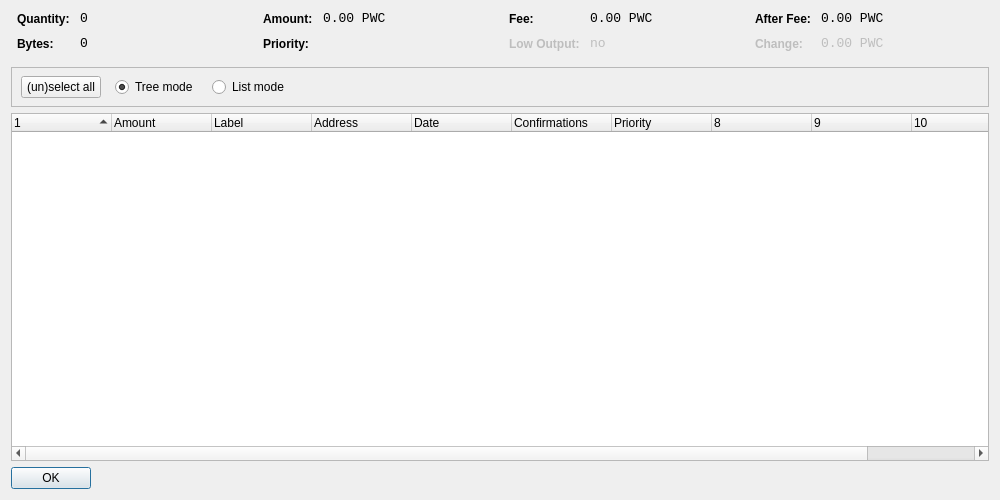
<?xml version="1.0" encoding="UTF-8"?>
<ui version="4.0">
 <class>CoinControlDialog</class>
 <widget class="QDialog" name="CoinControlDialog">
  <property name="geometry">
   <rect>
    <x>0</x>
    <y>0</y>
    <width>1000</width>
    <height>500</height>
   </rect>
  </property>
  <property name="windowTitle">
   <string>Coin Control</string>
  </property>
  <layout class="QVBoxLayout" name="verticalLayout">
   <item>
    <layout class="QHBoxLayout" name="horizontalLayoutTop" stretch="0,0,0,0">
     <property name="topMargin">
      <number>0</number>
     </property>
     <property name="bottomMargin">
      <number>10</number>
     </property>
     <item>
      <layout class="QFormLayout" name="formLayoutCoinControl1">
       <property name="horizontalSpacing">
        <number>10</number>
       </property>
       <property name="verticalSpacing">
        <number>10</number>
       </property>
       <property name="leftMargin">
        <number>6</number>
       </property>
       <property name="rightMargin">
        <number>6</number>
       </property>
       <item row="0" column="0">
        <widget class="QLabel" name="labelCoinControlQuantityText">
         <property name="styleSheet">
          <string notr="true">font-weight:bold;</string>
         </property>
         <property name="text">
          <string>Quantity:</string>
         </property>
        </widget>
       </item>
       <item row="0" column="1">
        <widget class="QLabel" name="labelCoinControlQuantity">
         <property name="font">
          <font>
           <family>Monospace</family>
           <pointsize>10</pointsize>
          </font>
         </property>
         <property name="cursor">
          <cursorShape>IBeamCursor</cursorShape>
         </property>
         <property name="contextMenuPolicy">
          <enum>Qt::ActionsContextMenu</enum>
         </property>
         <property name="text">
          <string notr="true">0</string>
         </property>
         <property name="textInteractionFlags">
          <set>Qt::LinksAccessibleByMouse|Qt::TextSelectableByKeyboard|Qt::TextSelectableByMouse</set>
         </property>
        </widget>
       </item>
       <item row="1" column="0">
        <widget class="QLabel" name="labelCoinControlBytesText">
         <property name="styleSheet">
          <string notr="true">font-weight:bold;</string>
         </property>
         <property name="text">
          <string>Bytes:</string>
         </property>
        </widget>
       </item>
       <item row="1" column="1">
        <widget class="QLabel" name="labelCoinControlBytes">
         <property name="font">
          <font>
           <family>Monospace</family>
           <pointsize>10</pointsize>
          </font>
         </property>
         <property name="cursor">
          <cursorShape>IBeamCursor</cursorShape>
         </property>
         <property name="contextMenuPolicy">
          <enum>Qt::ActionsContextMenu</enum>
         </property>
         <property name="text">
          <string notr="true">0</string>
         </property>
         <property name="textInteractionFlags">
          <set>Qt::LinksAccessibleByMouse|Qt::TextSelectableByKeyboard|Qt::TextSelectableByMouse</set>
         </property>
        </widget>
       </item>
      </layout>
     </item>
     <item>
      <layout class="QFormLayout" name="formLayoutCoinControl2">
       <property name="horizontalSpacing">
        <number>10</number>
       </property>
       <property name="verticalSpacing">
        <number>10</number>
       </property>
       <property name="leftMargin">
        <number>6</number>
       </property>
       <property name="rightMargin">
        <number>6</number>
       </property>
       <item row="0" column="0">
        <widget class="QLabel" name="labelCoinControlAmountText">
         <property name="styleSheet">
          <string notr="true">font-weight:bold;</string>
         </property>
         <property name="text">
          <string>Amount:</string>
         </property>
        </widget>
       </item>
       <item row="0" column="1">
        <widget class="QLabel" name="labelCoinControlAmount">
         <property name="font">
          <font>
           <family>Monospace</family>
           <pointsize>10</pointsize>
          </font>
         </property>
         <property name="cursor">
          <cursorShape>IBeamCursor</cursorShape>
         </property>
         <property name="contextMenuPolicy">
          <enum>Qt::ActionsContextMenu</enum>
         </property>
         <property name="text">
          <string notr="true">0.00 PWC</string>
         </property>
         <property name="textInteractionFlags">
          <set>Qt::LinksAccessibleByMouse|Qt::TextSelectableByKeyboard|Qt::TextSelectableByMouse</set>
         </property>
        </widget>
       </item>
       <item row="1" column="0">
        <widget class="QLabel" name="labelCoinControlPriorityText">
         <property name="styleSheet">
          <string notr="true">font-weight:bold;</string>
         </property>
         <property name="text">
          <string>Priority:</string>
         </property>
        </widget>
       </item>
       <item row="1" column="1">
        <widget class="QLabel" name="labelCoinControlPriority">
         <property name="font">
          <font>
           <family>Monospace</family>
           <pointsize>10</pointsize>
          </font>
         </property>
         <property name="cursor">
          <cursorShape>IBeamCursor</cursorShape>
         </property>
         <property name="contextMenuPolicy">
          <enum>Qt::ActionsContextMenu</enum>
         </property>
         <property name="text">
          <string/>
         </property>
         <property name="textInteractionFlags">
          <set>Qt::LinksAccessibleByMouse|Qt::TextSelectableByKeyboard|Qt::TextSelectableByMouse</set>
         </property>
        </widget>
       </item>
      </layout>
     </item>
     <item>
      <layout class="QFormLayout" name="formLayoutCoinControl3">
       <property name="horizontalSpacing">
        <number>10</number>
       </property>
       <property name="verticalSpacing">
        <number>10</number>
       </property>
       <property name="leftMargin">
        <number>6</number>
       </property>
       <property name="rightMargin">
        <number>6</number>
       </property>
       <item row="0" column="0">
        <widget class="QLabel" name="labelCoinControlFeeText">
         <property name="styleSheet">
          <string notr="true">font-weight:bold;</string>
         </property>
         <property name="text">
          <string>Fee:</string>
         </property>
        </widget>
       </item>
       <item row="0" column="1">
        <widget class="QLabel" name="labelCoinControlFee">
         <property name="font">
          <font>
           <family>Monospace</family>
           <pointsize>10</pointsize>
          </font>
         </property>
         <property name="cursor">
          <cursorShape>IBeamCursor</cursorShape>
         </property>
         <property name="contextMenuPolicy">
          <enum>Qt::ActionsContextMenu</enum>
         </property>
         <property name="text">
          <string notr="true">0.00 PWC</string>
         </property>
         <property name="textInteractionFlags">
          <set>Qt::LinksAccessibleByMouse|Qt::TextSelectableByKeyboard|Qt::TextSelectableByMouse</set>
         </property>
        </widget>
       </item>
       <item row="1" column="0">
        <widget class="QLabel" name="labelCoinControlLowOutputText">
         <property name="enabled">
          <bool>false</bool>
         </property>
         <property name="styleSheet">
          <string notr="true">font-weight:bold;</string>
         </property>
         <property name="text">
          <string>Low Output:</string>
         </property>
        </widget>
       </item>
       <item row="1" column="1">
        <widget class="QLabel" name="labelCoinControlLowOutput">
         <property name="enabled">
          <bool>false</bool>
         </property>
         <property name="font">
          <font>
           <family>Monospace</family>
           <pointsize>10</pointsize>
          </font>
         </property>
         <property name="cursor">
          <cursorShape>IBeamCursor</cursorShape>
         </property>
         <property name="contextMenuPolicy">
          <enum>Qt::ActionsContextMenu</enum>
         </property>
         <property name="text">
          <string notr="true">no</string>
         </property>
         <property name="textInteractionFlags">
          <set>Qt::LinksAccessibleByMouse|Qt::TextSelectableByKeyboard|Qt::TextSelectableByMouse</set>
         </property>
        </widget>
       </item>
      </layout>
     </item>
     <item>
      <layout class="QFormLayout" name="formLayoutCoinControl4">
       <property name="horizontalSpacing">
        <number>10</number>
       </property>
       <property name="verticalSpacing">
        <number>10</number>
       </property>
       <property name="leftMargin">
        <number>6</number>
       </property>
       <property name="rightMargin">
        <number>6</number>
       </property>
       <item row="0" column="0">
        <widget class="QLabel" name="labelCoinControlAfterFeeText">
         <property name="styleSheet">
          <string notr="true">font-weight:bold;</string>
         </property>
         <property name="text">
          <string>After Fee:</string>
         </property>
        </widget>
       </item>
       <item row="0" column="1">
        <widget class="QLabel" name="labelCoinControlAfterFee">
         <property name="font">
          <font>
           <family>Monospace</family>
           <pointsize>10</pointsize>
          </font>
         </property>
         <property name="cursor">
          <cursorShape>IBeamCursor</cursorShape>
         </property>
         <property name="contextMenuPolicy">
          <enum>Qt::ActionsContextMenu</enum>
         </property>
         <property name="text">
          <string notr="true">0.00 PWC</string>
         </property>
         <property name="textInteractionFlags">
          <set>Qt::LinksAccessibleByMouse|Qt::TextSelectableByKeyboard|Qt::TextSelectableByMouse</set>
         </property>
        </widget>
       </item>
       <item row="1" column="0">
        <widget class="QLabel" name="labelCoinControlChangeText">
         <property name="enabled">
          <bool>false</bool>
         </property>
         <property name="styleSheet">
          <string notr="true">font-weight:bold;</string>
         </property>
         <property name="text">
          <string>Change:</string>
         </property>
        </widget>
       </item>
       <item row="1" column="1">
        <widget class="QLabel" name="labelCoinControlChange">
         <property name="enabled">
          <bool>false</bool>
         </property>
         <property name="font">
          <font>
           <family>Monospace</family>
           <pointsize>10</pointsize>
          </font>
         </property>
         <property name="cursor">
          <cursorShape>IBeamCursor</cursorShape>
         </property>
         <property name="contextMenuPolicy">
          <enum>Qt::ActionsContextMenu</enum>
         </property>
         <property name="text">
          <string notr="true">0.00 PWC</string>
         </property>
         <property name="textInteractionFlags">
          <set>Qt::LinksAccessibleByMouse|Qt::TextSelectableByKeyboard|Qt::TextSelectableByMouse</set>
         </property>
        </widget>
       </item>
      </layout>
     </item>
    </layout>
   </item>
   <item>
    <widget class="QFrame" name="frame">
     <property name="minimumSize">
      <size>
       <width>0</width>
       <height>40</height>
      </size>
     </property>
     <property name="frameShape">
      <enum>QFrame::StyledPanel</enum>
     </property>
     <property name="frameShadow">
      <enum>QFrame::Sunken</enum>
     </property>
     <widget class="QWidget" name="horizontalLayoutWidget">
      <property name="geometry">
       <rect>
        <x>10</x>
        <y>0</y>
        <width>781</width>
        <height>41</height>
       </rect>
      </property>
      <layout class="QHBoxLayout" name="horizontalLayoutPanel" stretch="0,0,0,0,0">
       <property name="spacing">
        <number>14</number>
       </property>
       <item>
        <widget class="QPushButton" name="pushButtonSelectAll">
         <property name="sizePolicy">
          <sizepolicy hsizetype="Maximum" vsizetype="Fixed">
           <horstretch>0</horstretch>
           <verstretch>0</verstretch>
          </sizepolicy>
         </property>
         <property name="text">
          <string>(un)select all</string>
         </property>
        </widget>
       </item>
       <item>
        <widget class="QRadioButton" name="radioTreeMode">
         <property name="sizePolicy">
          <sizepolicy hsizetype="Maximum" vsizetype="Fixed">
           <horstretch>0</horstretch>
           <verstretch>0</verstretch>
          </sizepolicy>
         </property>
         <property name="text">
          <string>Tree mode</string>
         </property>
         <property name="checked">
          <bool>true</bool>
         </property>
        </widget>
       </item>
       <item>
        <widget class="QRadioButton" name="radioListMode">
         <property name="sizePolicy">
          <sizepolicy hsizetype="Maximum" vsizetype="Fixed">
           <horstretch>0</horstretch>
           <verstretch>0</verstretch>
          </sizepolicy>
         </property>
         <property name="text">
          <string>List mode</string>
         </property>
        </widget>
       </item>
       <item>
        <spacer name="horizontalSpacer">
         <property name="orientation">
          <enum>Qt::Horizontal</enum>
         </property>
         <property name="sizeHint" stdset="0">
          <size>
           <width>40</width>
           <height>20</height>
          </size>
         </property>
        </spacer>
       </item>
      </layout>
     </widget>
    </widget>
   </item>
   <item>
    <widget class="CoinControlTreeWidget" name="treeWidget">
     <property name="contextMenuPolicy">
      <enum>Qt::CustomContextMenu</enum>
     </property>
     <property name="sortingEnabled">
      <bool>false</bool>
     </property>
     <property name="columnCount">
      <number>11</number>
     </property>
     <attribute name="headerShowSortIndicator" stdset="0">
      <bool>true</bool>
     </attribute>
     <attribute name="headerStretchLastSection">
      <bool>false</bool>
     </attribute>
     <column>
      <property name="text">
       <string/>
      </property>
     </column>
     <column>
      <property name="text">
       <string>Amount</string>
      </property>
     </column>
     <column>
      <property name="text">
       <string>Label</string>
      </property>
     </column>
     <column>
      <property name="text">
       <string>Address</string>
      </property>
     </column>
     <column>
      <property name="text">
       <string>Date</string>
      </property>
     </column>
     <column>
      <property name="text">
       <string>Confirmations</string>
      </property>
      <property name="toolTip">
       <string>Confirmed</string>
      </property>
     </column>
     <column>
      <property name="text">
       <string>Priority</string>
      </property>
     </column>
     <column>
      <property name="text">
       <string/>
      </property>
     </column>
     <column>
      <property name="text">
       <string/>
      </property>
     </column>
     <column>
      <property name="text">
       <string/>
      </property>
     </column>
     <column>
      <property name="text">
       <string/>
      </property>
     </column>
    </widget>
   </item>
   <item>
    <widget class="QDialogButtonBox" name="buttonBox">
     <property name="sizePolicy">
      <sizepolicy hsizetype="Maximum" vsizetype="Fixed">
       <horstretch>0</horstretch>
       <verstretch>0</verstretch>
      </sizepolicy>
     </property>
     <property name="orientation">
      <enum>Qt::Horizontal</enum>
     </property>
     <property name="standardButtons">
      <set>QDialogButtonBox::Ok</set>
     </property>
    </widget>
   </item>
  </layout>
 </widget>
 <customwidgets>
  <customwidget>
   <class>CoinControlTreeWidget</class>
   <extends>QTreeWidget</extends>
   <header>coincontroltreewidget.h</header>
  </customwidget>
 </customwidgets>
 <resources/>
 <connections/>
</ui>
